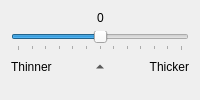
                       <widget class="QWidget" name="page">
                        <property name="sizePolicy">
                         <sizepolicy hsizetype="Preferred" vsizetype="Preferred">
                          <horstretch>0</horstretch>
                          <verstretch>0</verstretch>
                         </sizepolicy>
                        </property>
                        <layout class="QVBoxLayout" name="verticalLayout_30">
                         <item>
                          <layout class="QVBoxLayout" name="verticalLayout_24">
                           <item>
                            <layout class="QHBoxLayout" name="horizontalLayout_11">
                             <property name="spacing">
                              <number>6</number>
                             </property>
                             <property name="sizeConstraint">
                              <enum>QLayout::SetDefaultConstraint</enum>
                             </property>
                             <item>
                              <spacer name="horizontalSpacer_45">
                               <property name="orientation">
                                <enum>Qt::Horizontal</enum>
                               </property>
                               <property name="sizeHint" stdset="0">
                                <size>
                                 <width>1</width>
                                 <height>1</height>
                                </size>
                               </property>
                              </spacer>
                             </item>
                             <item>
                              <widget class="QLabel" name="thresholLabel">
                               <property name="frameShape">
                                <enum>QFrame::NoFrame</enum>
                               </property>
                               <property name="text">
                                <string>0</string>
                               </property>
                              </widget>
                             </item>
                             <item>
                              <spacer name="horizontalSpacer_46">
                               <property name="orientation">
                                <enum>Qt::Horizontal</enum>
                               </property>
                               <property name="sizeHint" stdset="0">
                                <size>
                                 <width>1</width>
                                 <height>1</height>
                                </size>
                               </property>
                              </spacer>
                             </item>
                            </layout>
                           </item>
                           <item>
                            <widget class="QSlider" name="thresholdSlider">
                             <property name="minimum">
                              <number>-30</number>
                             </property>
                             <property name="maximum">
                              <number>30</number>
                             </property>
                             <property name="pageStep">
                              <number>5</number>
                             </property>
                             <property name="tracking">
                              <bool>true</bool>
                             </property>
                             <property name="orientation">
                              <enum>Qt::Horizontal</enum>
                             </property>
                             <property name="invertedAppearance">
                              <bool>false</bool>
                             </property>
                             <property name="invertedControls">
                              <bool>false</bool>
                             </property>
                             <property name="tickPosition">
                              <enum>QSlider::TicksBelow</enum>
                             </property>
                            </widget>
                           </item>
                           <item>
                            <layout class="QHBoxLayout" name="horizontalLayout_10">
                             <property name="spacing">
                              <number>0</number>
                             </property>
                             <item>
                              <widget class="QLabel" name="lighterThresholdLink">
                               <property name="text">
                                <string>Thinner</string>
                               </property>
                              </widget>
                             </item>
                             <item>
                              <widget class="QToolButton" name="neutralThresholdBtn">
                               <property name="cursor">
                                <cursorShape>PointingHandCursor</cursorShape>
                               </property>
                               <property name="text">
                                <string/>
                               </property>
                               <property name="iconSize">
                                <size>
                                 <width>12</width>
                                 <height>12</height>
                                </size>
                               </property>
                               <property name="toolButtonStyle">
                                <enum>Qt::ToolButtonIconOnly</enum>
                               </property>
                               <property name="autoRaise">
                                <bool>true</bool>
                               </property>
                               <property name="arrowType">
                                <enum>Qt::UpArrow</enum>
                               </property>
                              </widget>
                             </item>
                             <item>
                              <widget class="QLabel" name="darkerThresholdLink">
                               <property name="text">
                                <string>Thicker</string>
                               </property>
                               <property name="alignment">
                                <set>Qt::AlignRight|Qt::AlignTrailing|Qt::AlignVCenter</set>
                               </property>
                              </widget>
                             </item>
                            </layout>
                           </item>
                          </layout>
                         </item>
                         <item>
                          <spacer name="verticalSpacer_18">
                           <property name="orientation">
                            <enum>Qt::Vertical</enum>
                           </property>
                           <property name="sizeType">
                            <enum>QSizePolicy::Expanding</enum>
                           </property>
                           <property name="sizeHint" stdset="0">
                            <size>
                             <width>1</width>
                             <height>0</height>
                            </size>
                           </property>
                          </spacer>
                         </item>
                        </layout>
                       </widget>
